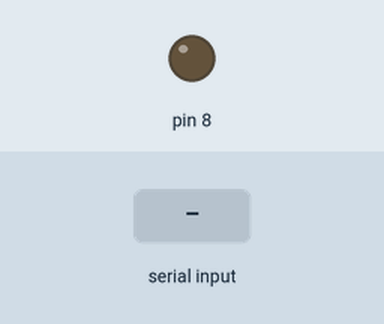
Recording of a sketch running on a simulated Arduino Uno, built with avr-gcc and run on an emulated ATmega328P. Parts: output pins drawn as LEDs (lit = HIGH). The test bench sets the inputs (shaded band). What the sketch prints to the serial monitor is not drawn.

Above: at 1.2 s.
1.3 s: "a" received over Serial
At 1.6 s:
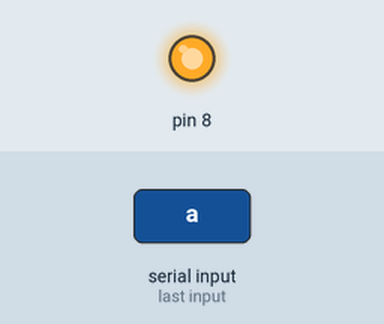
2.8 s: "b" received over Serial
At 3.9 s:
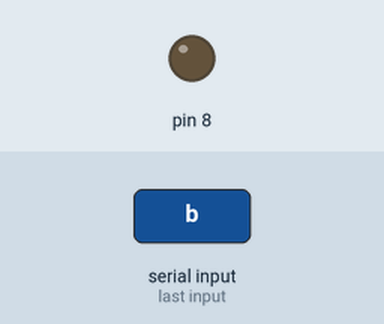
Timing chart, 0 to 5.8 s (numbered marks = the images above; inputs shaded):
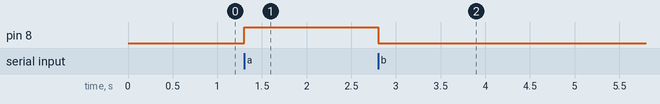

Measured:
- after the input at 1.3 s, pin 8: LOW → HIGH at once
- after the input at 2.8 s, pin 8: HIGH → LOW at once

The sketch:

20190909_available.ino
```cpp
void setup()
{
  pinMode(8, OUTPUT);
  Serial.begin(9600);
}

void loop()
{
  if(Serial.available()) // >0 있어도 그만, 없어도 그만
  {
    char inchar = Serial.read();
    if (inchar == 'a')
    {
      digitalWrite(8, HIGH);
      Serial.println("불이 켜졌습니다.");
    }
    else if(inchar == 'b')
    {
      digitalWrite(8, LOW);
      Serial.println("불이 꺼졌습니다.");
    }
    else
    {
      Serial.println("a 또는 b를 입력하세요.");
    }
  }
}
```
